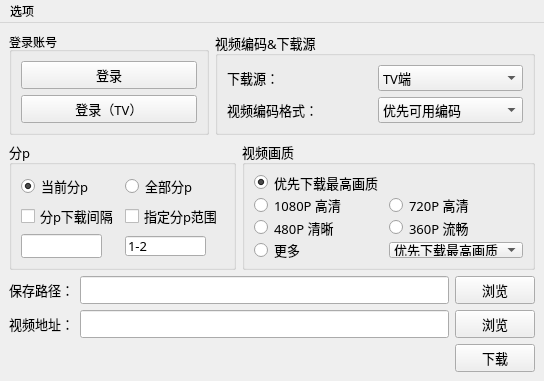
<?xml version="1.0" encoding="UTF-8"?>
<ui version="4.0">
 <class>MainWindow</class>
 <widget class="QMainWindow" name="MainWindow">
  <property name="geometry">
   <rect>
    <x>0</x>
    <y>0</y>
    <width>544</width>
    <height>381</height>
   </rect>
  </property>
  <property name="minimumSize">
   <size>
    <width>544</width>
    <height>381</height>
   </size>
  </property>
  <property name="maximumSize">
   <size>
    <width>544</width>
    <height>381</height>
   </size>
  </property>
  <property name="windowTitle">
   <string>MainWindow</string>
  </property>
  <widget class="QWidget" name="centralwidget">
   <layout class="QVBoxLayout" name="verticalLayout_3">
    <item>
     <layout class="QHBoxLayout" name="horizontalLayout_5">
      <item>
       <widget class="QGroupBox" name="groupBox_4">
        <property name="minimumSize">
         <size>
          <width>0</width>
          <height>0</height>
         </size>
        </property>
        <property name="maximumSize">
         <size>
          <width>200</width>
          <height>16777215</height>
         </size>
        </property>
        <property name="title">
         <string>登录账号</string>
        </property>
        <layout class="QVBoxLayout" name="verticalLayout">
         <item>
          <widget class="QPushButton" name="pushButton_login">
           <property name="font">
            <font>
             <family>宋体</family>
             <pointsize>10</pointsize>
            </font>
           </property>
           <property name="text">
            <string>登录</string>
           </property>
          </widget>
         </item>
         <item>
          <widget class="QPushButton" name="pushButton_logintv">
           <property name="font">
            <font>
             <family>宋体</family>
             <pointsize>10</pointsize>
            </font>
           </property>
           <property name="text">
            <string>登录（TV）</string>
           </property>
          </widget>
         </item>
        </layout>
       </widget>
      </item>
      <item>
       <widget class="QGroupBox" name="groupBox_3">
        <property name="minimumSize">
         <size>
          <width>300</width>
          <height>0</height>
         </size>
        </property>
        <property name="sizeIncrement">
         <size>
          <width>0</width>
          <height>0</height>
         </size>
        </property>
        <property name="font">
         <font>
          <family>宋体</family>
          <pointsize>10</pointsize>
         </font>
        </property>
        <property name="title">
         <string>视频编码&amp;&amp;下载源</string>
        </property>
        <layout class="QVBoxLayout" name="verticalLayout_2">
         <item>
          <layout class="QHBoxLayout" name="horizontalLayout_3">
           <item>
            <widget class="QLabel" name="label_3">
             <property name="font">
              <font>
               <family>宋体</family>
               <pointsize>10</pointsize>
              </font>
             </property>
             <property name="text">
              <string>下载源：</string>
             </property>
            </widget>
           </item>
           <item>
            <widget class="QComboBox" name="comboBox_source">
             <property name="sizePolicy">
              <sizepolicy hsizetype="Preferred" vsizetype="Fixed">
               <horstretch>0</horstretch>
               <verstretch>1</verstretch>
              </sizepolicy>
             </property>
             <property name="sizeIncrement">
              <size>
               <width>0</width>
               <height>0</height>
              </size>
             </property>
             <property name="font">
              <font>
               <family>宋体</family>
               <pointsize>10</pointsize>
              </font>
             </property>
             <item>
              <property name="text">
               <string>TV端</string>
              </property>
             </item>
             <item>
              <property name="text">
               <string>网页端</string>
              </property>
             </item>
             <item>
              <property name="text">
               <string>APP端</string>
              </property>
             </item>
             <item>
              <property name="text">
               <string>国际端</string>
              </property>
             </item>
            </widget>
           </item>
          </layout>
         </item>
         <item>
          <layout class="QHBoxLayout" name="horizontalLayout_4">
           <item>
            <widget class="QLabel" name="label_4">
             <property name="font">
              <font>
               <family>宋体</family>
               <pointsize>10</pointsize>
              </font>
             </property>
             <property name="text">
              <string>视频编码格式：</string>
             </property>
            </widget>
           </item>
           <item>
            <widget class="QComboBox" name="comboBox_encoding">
             <property name="font">
              <font>
               <family>宋体</family>
               <pointsize>10</pointsize>
              </font>
             </property>
             <item>
              <property name="text">
               <string>优先可用编码</string>
              </property>
             </item>
             <item>
              <property name="text">
               <string>AVC</string>
              </property>
             </item>
             <item>
              <property name="text">
               <string>AV1</string>
              </property>
             </item>
             <item>
              <property name="text">
               <string>HEVC</string>
              </property>
             </item>
            </widget>
           </item>
          </layout>
         </item>
        </layout>
       </widget>
      </item>
     </layout>
    </item>
    <item>
     <layout class="QHBoxLayout" name="horizontalLayout_6">
      <item>
       <widget class="QGroupBox" name="groupBox">
        <property name="font">
         <font>
          <family>宋体</family>
          <pointsize>10</pointsize>
         </font>
        </property>
        <property name="title">
         <string>分p</string>
        </property>
        <layout class="QGridLayout" name="gridLayout">
         <item row="1" column="1">
          <widget class="QCheckBox" name="checkBox_p">
           <property name="font">
            <font>
             <family>宋体</family>
             <pointsize>10</pointsize>
            </font>
           </property>
           <property name="text">
            <string>指定分p范围</string>
           </property>
          </widget>
         </item>
         <item row="0" column="1">
          <widget class="QRadioButton" name="radioButton_p_all">
           <property name="font">
            <font>
             <family>宋体</family>
             <pointsize>10</pointsize>
            </font>
           </property>
           <property name="text">
            <string>全部分p</string>
           </property>
          </widget>
         </item>
         <item row="2" column="1">
          <widget class="QLineEdit" name="lineEdit_p">
           <property name="sizePolicy">
            <sizepolicy hsizetype="Minimum" vsizetype="Fixed">
             <horstretch>0</horstretch>
             <verstretch>0</verstretch>
            </sizepolicy>
           </property>
           <property name="minimumSize">
            <size>
             <width>0</width>
             <height>0</height>
            </size>
           </property>
           <property name="maximumSize">
            <size>
             <width>81</width>
             <height>20</height>
            </size>
           </property>
           <property name="font">
            <font>
             <family>宋体</family>
             <pointsize>10</pointsize>
            </font>
           </property>
           <property name="text">
            <string>1-2</string>
           </property>
          </widget>
         </item>
         <item row="0" column="0">
          <widget class="QRadioButton" name="radioButton_p_current">
           <property name="enabled">
            <bool>true</bool>
           </property>
           <property name="font">
            <font>
             <family>宋体</family>
             <pointsize>10</pointsize>
            </font>
           </property>
           <property name="tabletTracking">
            <bool>false</bool>
           </property>
           <property name="acceptDrops">
            <bool>false</bool>
           </property>
           <property name="autoFillBackground">
            <bool>false</bool>
           </property>
           <property name="text">
            <string>当前分p</string>
           </property>
           <property name="checkable">
            <bool>true</bool>
           </property>
           <property name="checked">
            <bool>true</bool>
           </property>
           <property name="autoRepeat">
            <bool>false</bool>
           </property>
          </widget>
         </item>
         <item row="1" column="0">
          <widget class="QCheckBox" name="checkBox_p_delay">
           <property name="font">
            <font>
             <family>宋体</family>
             <pointsize>10</pointsize>
            </font>
           </property>
           <property name="text">
            <string>分p下载间隔</string>
           </property>
          </widget>
         </item>
         <item row="2" column="0">
          <widget class="QLineEdit" name="lineEdit_p_delay">
           <property name="minimumSize">
            <size>
             <width>0</width>
             <height>0</height>
            </size>
           </property>
           <property name="maximumSize">
            <size>
             <width>81</width>
             <height>16777215</height>
            </size>
           </property>
          </widget>
         </item>
        </layout>
       </widget>
      </item>
      <item>
       <widget class="QGroupBox" name="groupBox_2">
        <property name="font">
         <font>
          <family>宋体</family>
          <pointsize>10</pointsize>
         </font>
        </property>
        <property name="title">
         <string>视频画质</string>
        </property>
        <layout class="QGridLayout" name="gridLayout_2">
         <item row="1" column="0">
          <widget class="QRadioButton" name="radioButton_dfn_1080P">
           <property name="font">
            <font>
             <family>宋体</family>
             <pointsize>10</pointsize>
            </font>
           </property>
           <property name="text">
            <string>1080P 高清</string>
           </property>
          </widget>
         </item>
         <item row="2" column="1">
          <widget class="QRadioButton" name="radioButton_dfn_360P">
           <property name="font">
            <font>
             <family>宋体</family>
             <pointsize>10</pointsize>
            </font>
           </property>
           <property name="text">
            <string>360P 流畅</string>
           </property>
          </widget>
         </item>
         <item row="2" column="0">
          <widget class="QRadioButton" name="radioButton_dfn_480P">
           <property name="font">
            <font>
             <family>宋体</family>
             <pointsize>10</pointsize>
            </font>
           </property>
           <property name="text">
            <string>480P 清晰</string>
           </property>
          </widget>
         </item>
         <item row="0" column="0">
          <widget class="QRadioButton" name="radioButton_dfn_priority">
           <property name="font">
            <font>
             <family>宋体</family>
             <pointsize>10</pointsize>
            </font>
           </property>
           <property name="text">
            <string>优先下载最高画质</string>
           </property>
           <property name="checked">
            <bool>true</bool>
           </property>
          </widget>
         </item>
         <item row="1" column="1">
          <widget class="QRadioButton" name="radioButton_dfn_720P">
           <property name="font">
            <font>
             <family>宋体</family>
             <pointsize>10</pointsize>
            </font>
           </property>
           <property name="text">
            <string>720P 高清</string>
           </property>
          </widget>
         </item>
         <item row="3" column="1">
          <widget class="QComboBox" name="comboBox_dfn_more">
           <property name="font">
            <font>
             <family>宋体</family>
             <pointsize>10</pointsize>
            </font>
           </property>
           <item>
            <property name="text">
             <string>优先下载最高画质</string>
            </property>
           </item>
           <item>
            <property name="text">
             <string>8K 超高清</string>
            </property>
           </item>
           <item>
            <property name="text">
             <string>杜比视界</string>
            </property>
           </item>
           <item>
            <property name="text">
             <string>HDR 真彩</string>
            </property>
           </item>
           <item>
            <property name="text">
             <string>4K 超清</string>
            </property>
           </item>
           <item>
            <property name="text">
             <string>1080P 高帧率</string>
            </property>
           </item>
           <item>
            <property name="text">
             <string>1080P 高码率</string>
            </property>
           </item>
           <item>
            <property name="text">
             <string>720P 高帧率</string>
            </property>
           </item>
          </widget>
         </item>
         <item row="3" column="0">
          <widget class="QRadioButton" name="radioButton_dfn_more">
           <property name="font">
            <font>
             <family>宋体</family>
             <pointsize>10</pointsize>
            </font>
           </property>
           <property name="text">
            <string>更多</string>
           </property>
          </widget>
         </item>
        </layout>
       </widget>
      </item>
     </layout>
    </item>
    <item>
     <spacer name="verticalSpacer">
      <property name="font">
       <font>
        <family>宋体</family>
        <pointsize>10</pointsize>
       </font>
      </property>
      <property name="orientation">
       <enum>Qt::Orientation::Vertical</enum>
      </property>
      <property name="sizeHint" stdset="0">
       <size>
        <width>20</width>
        <height>40</height>
       </size>
      </property>
     </spacer>
    </item>
    <item>
     <layout class="QHBoxLayout" name="horizontalLayout">
      <item>
       <widget class="QLabel" name="label_2">
        <property name="sizePolicy">
         <sizepolicy hsizetype="Preferred" vsizetype="Preferred">
          <horstretch>0</horstretch>
          <verstretch>1</verstretch>
         </sizepolicy>
        </property>
        <property name="font">
         <font>
          <family>宋体</family>
          <pointsize>10</pointsize>
         </font>
        </property>
        <property name="text">
         <string>保存路径：</string>
        </property>
       </widget>
      </item>
      <item>
       <widget class="QLineEdit" name="lineEdit_dir">
        <property name="sizePolicy">
         <sizepolicy hsizetype="Expanding" vsizetype="Expanding">
          <horstretch>0</horstretch>
          <verstretch>1</verstretch>
         </sizepolicy>
        </property>
        <property name="minimumSize">
         <size>
          <width>0</width>
          <height>0</height>
         </size>
        </property>
        <property name="sizeIncrement">
         <size>
          <width>0</width>
          <height>0</height>
         </size>
        </property>
        <property name="font">
         <font>
          <family>宋体</family>
          <pointsize>10</pointsize>
         </font>
        </property>
        <property name="text">
         <string/>
        </property>
       </widget>
      </item>
      <item>
       <widget class="QPushButton" name="pushButton_save_dir">
        <property name="sizePolicy">
         <sizepolicy hsizetype="Minimum" vsizetype="Expanding">
          <horstretch>0</horstretch>
          <verstretch>1</verstretch>
         </sizepolicy>
        </property>
        <property name="font">
         <font>
          <family>宋体</family>
          <pointsize>10</pointsize>
         </font>
        </property>
        <property name="text">
         <string>浏览</string>
        </property>
       </widget>
      </item>
     </layout>
    </item>
    <item>
     <spacer name="verticalSpacer_2">
      <property name="font">
       <font>
        <family>宋体</family>
        <pointsize>10</pointsize>
       </font>
      </property>
      <property name="orientation">
       <enum>Qt::Orientation::Vertical</enum>
      </property>
      <property name="sizeHint" stdset="0">
       <size>
        <width>20</width>
        <height>40</height>
       </size>
      </property>
     </spacer>
    </item>
    <item>
     <layout class="QHBoxLayout" name="horizontalLayout_2">
      <item>
       <widget class="QLabel" name="label">
        <property name="sizePolicy">
         <sizepolicy hsizetype="Preferred" vsizetype="Expanding">
          <horstretch>0</horstretch>
          <verstretch>1</verstretch>
         </sizepolicy>
        </property>
        <property name="font">
         <font>
          <family>宋体</family>
          <pointsize>10</pointsize>
         </font>
        </property>
        <property name="text">
         <string>视频地址：</string>
        </property>
       </widget>
      </item>
      <item>
       <widget class="QLineEdit" name="lineEdit_url">
        <property name="sizePolicy">
         <sizepolicy hsizetype="Expanding" vsizetype="Expanding">
          <horstretch>0</horstretch>
          <verstretch>1</verstretch>
         </sizepolicy>
        </property>
        <property name="font">
         <font>
          <family>宋体</family>
          <pointsize>10</pointsize>
         </font>
        </property>
       </widget>
      </item>
      <item>
       <widget class="QPushButton" name="pushButton_text">
        <property name="sizePolicy">
         <sizepolicy hsizetype="Minimum" vsizetype="Expanding">
          <horstretch>0</horstretch>
          <verstretch>1</verstretch>
         </sizepolicy>
        </property>
        <property name="font">
         <font>
          <family>宋体</family>
          <pointsize>10</pointsize>
         </font>
        </property>
        <property name="text">
         <string>浏览</string>
        </property>
       </widget>
      </item>
     </layout>
    </item>
    <item>
     <spacer name="verticalSpacer_3">
      <property name="font">
       <font>
        <family>宋体</family>
        <pointsize>10</pointsize>
       </font>
      </property>
      <property name="orientation">
       <enum>Qt::Orientation::Vertical</enum>
      </property>
      <property name="sizeHint" stdset="0">
       <size>
        <width>20</width>
        <height>40</height>
       </size>
      </property>
     </spacer>
    </item>
    <item>
     <layout class="QHBoxLayout" name="horizontalLayout_7">
      <item>
       <spacer name="horizontalSpacer">
        <property name="font">
         <font>
          <family>宋体</family>
          <pointsize>10</pointsize>
         </font>
        </property>
        <property name="orientation">
         <enum>Qt::Orientation::Horizontal</enum>
        </property>
        <property name="sizeHint" stdset="0">
         <size>
          <width>40</width>
          <height>20</height>
         </size>
        </property>
       </spacer>
      </item>
      <item>
       <widget class="QPushButton" name="pushButton_download">
        <property name="sizePolicy">
         <sizepolicy hsizetype="Minimum" vsizetype="Expanding">
          <horstretch>0</horstretch>
          <verstretch>1</verstretch>
         </sizepolicy>
        </property>
        <property name="minimumSize">
         <size>
          <width>0</width>
          <height>0</height>
         </size>
        </property>
        <property name="sizeIncrement">
         <size>
          <width>0</width>
          <height>10</height>
         </size>
        </property>
        <property name="font">
         <font>
          <family>宋体</family>
          <pointsize>10</pointsize>
         </font>
        </property>
        <property name="text">
         <string>下载</string>
        </property>
       </widget>
      </item>
     </layout>
    </item>
    <item>
     <spacer name="verticalSpacer_4">
      <property name="font">
       <font>
        <family>宋体</family>
        <pointsize>10</pointsize>
       </font>
      </property>
      <property name="orientation">
       <enum>Qt::Orientation::Vertical</enum>
      </property>
      <property name="sizeHint" stdset="0">
       <size>
        <width>20</width>
        <height>30</height>
       </size>
      </property>
     </spacer>
    </item>
   </layout>
  </widget>
  <widget class="QMenuBar" name="menubar">
   <property name="geometry">
    <rect>
     <x>0</x>
     <y>0</y>
     <width>544</width>
     <height>24</height>
    </rect>
   </property>
   <widget class="QMenu" name="menu">
    <property name="title">
     <string>选项</string>
    </property>
    <addaction name="action_set_up"/>
    <addaction name="action_about"/>
   </widget>
   <addaction name="menu"/>
  </widget>
  <action name="action_set_up">
   <property name="text">
    <string>设置</string>
   </property>
  </action>
  <action name="action_about">
   <property name="text">
    <string>关于</string>
   </property>
  </action>
 </widget>
 <resources/>
 <connections/>
</ui>
